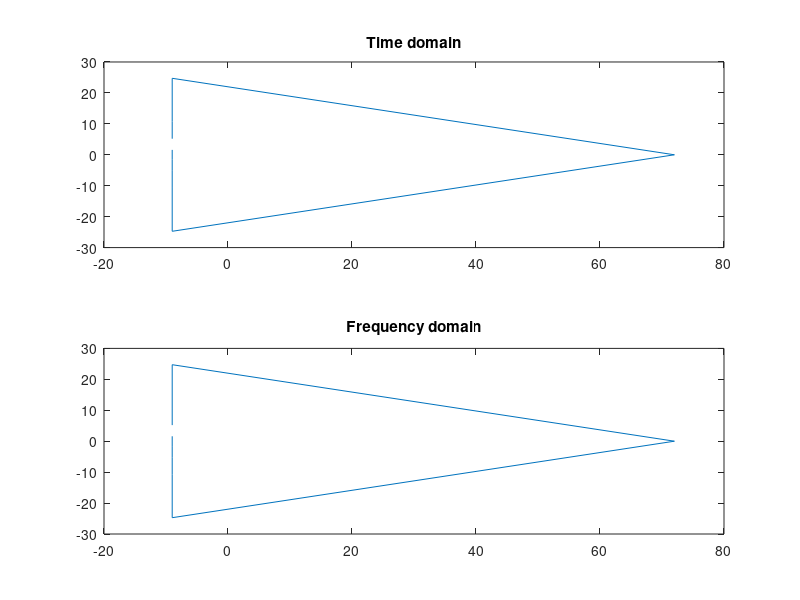

This figure's MATLAB source:
%Circular frequency shift property
clc;
clear all;
close all;
x = [0 2 4 6 8 10 12 14 16];
N = length(x);
n = 0:N-1;
Xk = fft(x,N);
y = circshift(Xk,[0 5]);
w = exp(j*((2*pi)/N).*n*5);
%w = exp(-j*2*pi*5*n/N);
z = x.*w;
Z = fft(z);
disp("Time domain");
disp(Z);
subplot(2,1,1);
plot(Z);
title("Time domain");
disp("Frequency domain");
disp(y);
subplot(2,1,2);
plot(y);
title("Frequency domain");

